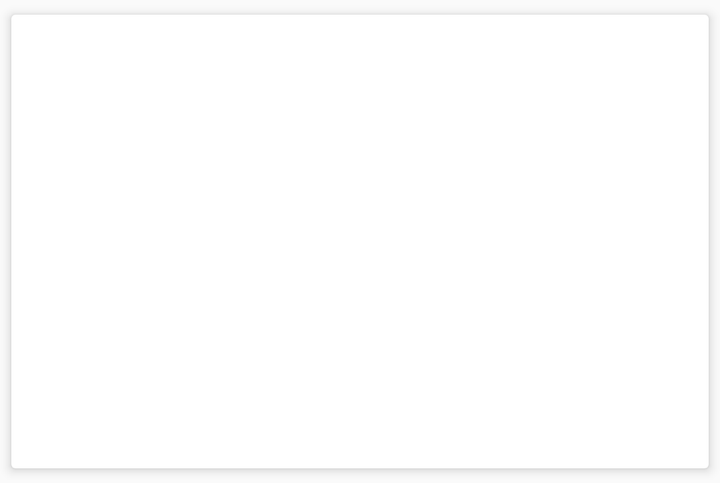
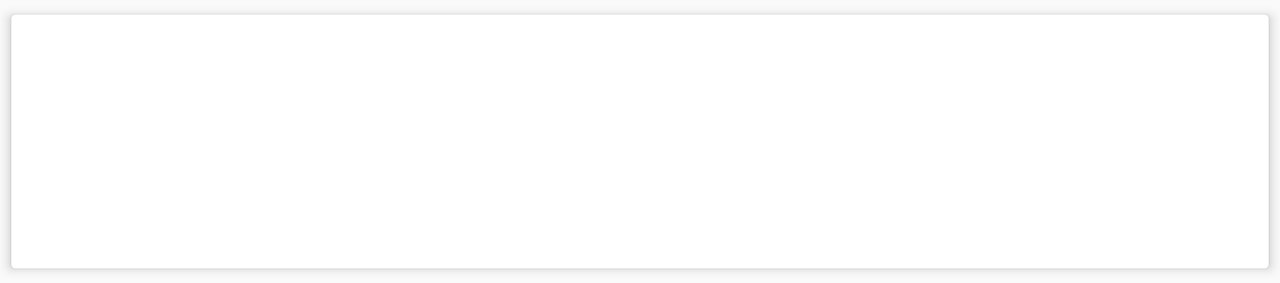

Compare how this app lays out the same screen by default and in its alternative resource folder. The renders come first, then the two layout files and the values they reference.
<!-- AndroidManifest.xml: application theme AppTheme.NoActionBar -->
<!-- res/layout/recipe_list_item.xml -->
<?xml version="1.0" encoding="utf-8"?>
<android.support.v7.widget.CardView
    xmlns:android="http://schemas.android.com/apk/res/android"
    xmlns:app="http://schemas.android.com/apk/res-auto"
    android:layout_width="match_parent"
    android:layout_height="wrap_content"
    android:foreground="?android:attr/selectableItemBackground"
    app:cardElevation="@dimen/cardview_elevation"
    app:cardUseCompatPadding="true"
    android:layout_margin="@dimen/cardview_margin">

    <android.support.constraint.ConstraintLayout
        android:layout_width="match_parent"
        android:layout_height="wrap_content"
        android:layout_marginTop="@dimen/constraint_margin">

        <ImageView
            android:id="@+id/recipe_image"
            android:layout_width="@dimen/image_width"
            android:layout_height="@dimen/image_height"
            android:contentDescription="@string/image_description"
            android:scaleType="centerCrop"
            app:layout_constraintTop_toTopOf="parent"
            app:layout_constraintLeft_toLeftOf="parent"
            app:layout_constraintRight_toRightOf="parent"/>

        <TextView
            android:id="@+id/recipe_title"
            android:layout_width="match_parent"
            android:layout_height="wrap_content"
            android:padding="@dimen/padding_title_recipe"
            android:textAlignment="center"
            android:textAppearance="@style/TextAppearance.AppCompat.Title"
            android:gravity="center_horizontal"
            app:layout_constraintTop_toBottomOf="@id/recipe_image" />

    </android.support.constraint.ConstraintLayout>

</android.support.v7.widget.CardView>
<!-- resources referenced by this layout -->
<resources>
  <dimen name="cardview_elevation">3dp</dimen>
  <dimen name="cardview_margin">2dp</dimen>
  <dimen name="constraint_margin">16dp</dimen>
  <dimen name="image_height">168dp</dimen>
  <dimen name="image_width">300dp</dimen>
  <dimen name="padding_title_recipe">8dp</dimen>
  <string name="image_description">Imagen de la receta</string>
  <style name="AppTheme.NoActionBar">
          <item name="windowActionBar">false</item>
          <item name="windowNoTitle">true</item>
      </style>
</resources>
<!-- res/layout-land/recipe_list_item.xml (the repository's variant of the layout above) -->
<!-- drawn on the phone turned sideways -->
<?xml version="1.0" encoding="utf-8"?>
<android.support.v7.widget.CardView
    xmlns:android="http://schemas.android.com/apk/res/android"
    xmlns:app="http://schemas.android.com/apk/res-auto"
    android:layout_width="match_parent"
    android:layout_height="wrap_content"
    android:foreground="?android:attr/selectableItemBackground"
    app:cardElevation="@dimen/cardview_elevation"
    app:cardUseCompatPadding="true"
    android:layout_margin="@dimen/cardview_margin">

    <android.support.constraint.ConstraintLayout
        android:layout_width="match_parent"
        android:layout_height="match_parent"
        android:layout_margin="@dimen/constraint_margin">

        <ImageView
            android:id="@+id/recipe_image"
            android:layout_width="@dimen/image_width"
            android:layout_height="@dimen/image_height"
            android:contentDescription="@string/image_description"
            android:scaleType="centerCrop"
            app:layout_constraintTop_toTopOf="parent"
            app:layout_constraintLeft_toLeftOf="parent"
            app:layout_constraintRight_toLeftOf="@id/recipe_title"/>

        <TextView
            android:id="@+id/recipe_title"
            android:layout_width="0dp"
            android:layout_height="0dp"
            android:padding="@dimen/padding_title_recipe"
            android:textAlignment="center"
            android:textAppearance="@style/TextAppearance.AppCompat.Title"
            android:gravity="center"
            app:layout_constraintBottom_toBottomOf="parent"
            app:layout_constraintEnd_toEndOf="parent"
            app:layout_constraintLeft_toRightOf="@id/recipe_image"
            app:layout_constraintStart_toEndOf="@+id/recipe_image"
            app:layout_constraintTop_toTopOf="parent"/>

    </android.support.constraint.ConstraintLayout>

</android.support.v7.widget.CardView>
<!-- resources referenced by the variant -->
<!-- as the phone turned sideways resolves them -->
<resources>
  <!-- from res/values-land/ -->
  <dimen name="cardview_elevation">3dp</dimen>
  <!-- from res/values-land/ -->
  <dimen name="cardview_margin">2dp</dimen>
  <!-- from res/values-land/ -->
  <dimen name="constraint_margin">16dp</dimen>
  <!-- from res/values-land/ -->
  <dimen name="image_height">95dp</dimen>
  <!-- from res/values-land/ -->
  <dimen name="image_width">169dp</dimen>
  <!-- from res/values-land/ -->
  <dimen name="padding_title_recipe">8dp</dimen>
  <string name="image_description">Imagen de la receta</string>
  <style name="AppTheme.NoActionBar">
          <item name="windowActionBar">false</item>
          <item name="windowNoTitle">true</item>
      </style>
</resources>
